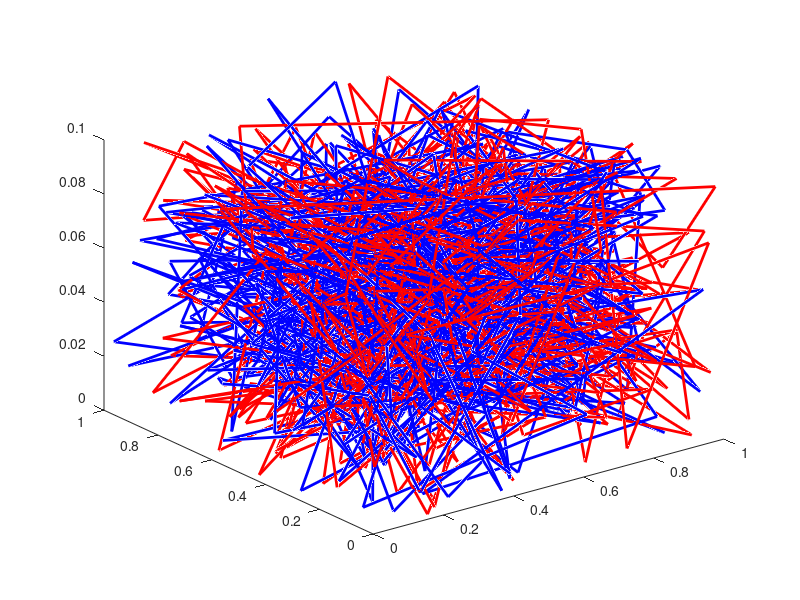

Write MATLAB code to recreate this figure. (Note: this script raises an error after producing the figure.)
function test

  hold off ;

  [x,y,z] = random(500) ;
  plot3(x,y,z,'-b','LineWidth',2) ;
  P = [ x'; y'; z'; ] ;
  
  hold on ;

  [x,y,z] = random(500) ;
  plot3(x,y,z,'-r','LineWidth',2) ;
  Q = [ x'; y'; z'; ] ; 
  [L,E] = lk( P, Q );
  
  axis equal ;
  
  fprintf('L = %d, err = %g\n', L(1,2), E(1,2) ) ;
end

function [x,y,z] = random(npts)
  x = rand(npts,1);
  y = rand(npts,1);
  z = 0.1*rand(npts,1);
end
